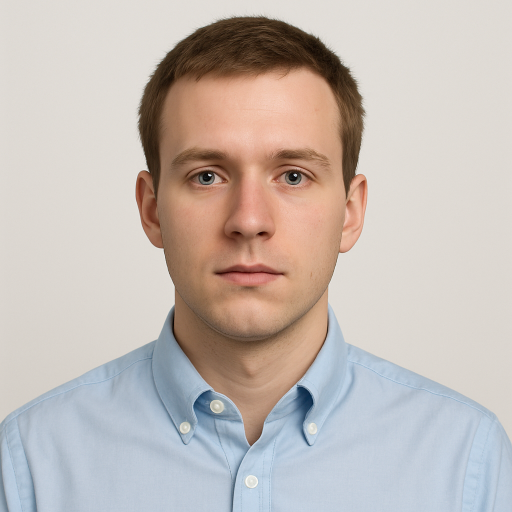
#> input picture src/facerecognition/train/Alex/Alex.png, 1024 x 1024 px (shown at 1/2 size)
$ python recognizer.py
#> lines starting #> are read from the running program, lines starting #| are printed output that depends on the picture
import cv2 #for computer vision tasks
import os #for files and directories
import numpy as np #for array ops in image processing

# Define directories
#python script directory
base_dir = os.path.dirname(os.path.abspath(__file__))
train_dir = os.path.join(base_dir, "train")
test_img_path = os.path.join(base_dir, "test", "test_image.png")

# Load face cascade classifier which analyse and locate image
face_cascade = cv2.CascadeClassifier(cv2.data.haarcascades + 'haarcascade_frontalface_default.xml')

faces = []
labels = []
label_map = {}
label_id = 0

# iterate through train data
for person_name in os.listdir(train_dir):
    person_path = os.path.join(train_dir, person_name)
    if not os.path.isdir(person_path):
        continue

    label_map[label_id] = person_name

    for img_name in os.listdir(person_path):
        img_path = os.path.join(person_path, img_name)
        img = cv2.imread(img_path)
#> img is the input picture: shape (1024, 1024, 3); mean B, G, R 180.9, 186.3, 195.8
        if img is None:
            continue # Skip unreadable images

        gray = cv2.cvtColor(img, cv2.COLOR_BGR2GRAY)
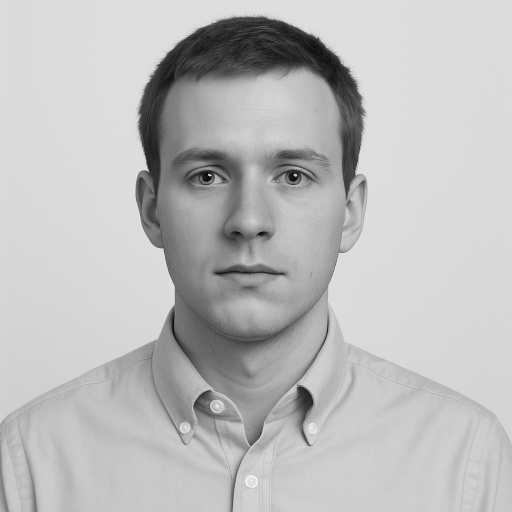
#> gray: shape (1024, 1024) (shown at 1/2 size); min 0, max 254, mean 188.6
        detected = face_cascade.detectMultiScale(gray, 1.1, 5)
#> detected = [[356, 840, 27, 27], [244, 148, 507, 507]]

        for (x, y, w, h) in detected:
            face = gray[y:y+h, x:x+w]
            face = cv2.resize(face, (200, 200))
            faces.append(face)
            labels.append(label_id)
            break # Process only the first detected face per image
#> this loop made 1 pass
#> pass 1, `face = gray[y:y+h, x:x+w]`:
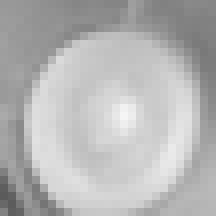
#> face: shape (27, 27) (shown 8 times larger); min 91, max 245, mean 181
#> after the loop, faces = 1 item; labels = [0]
    label_id += 1
#> pass 2 of the loop `for person_name in os.listdir(train_dir):`:
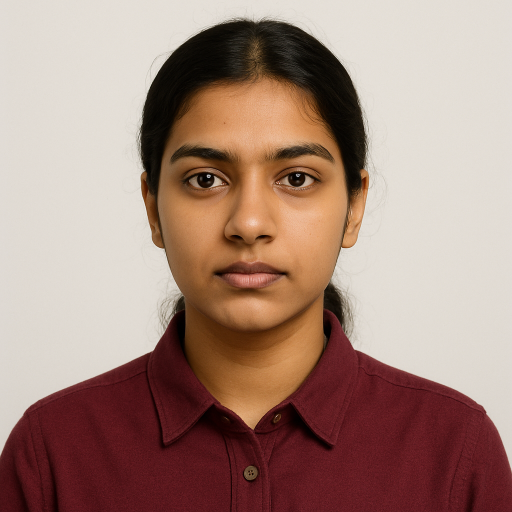
#> input picture src/facerecognition/train/Asha/Asha.png, 1024 x 1024 px (shown at 1/2 size)
#> img is the input picture: shape (1024, 1024, 3); mean B, G, R 124.2, 135.7, 165.2
#> `gray = cv2.cvtColor(img, cv2.COLOR_BGR2GRAY)`:
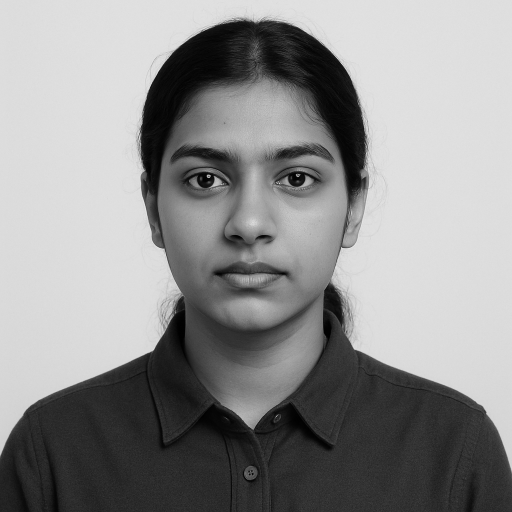
#> gray: shape (1024, 1024) (shown at 1/2 size); min 0, max 253, mean 143.2
#> `detected = face_cascade.detectMultiScale(gray, 1.1, 5)`: detected = [[255, 160, 493, 493]]
#> the loop `for (x, y, w, h) in detected:` made 1 pass
#> pass 1, `face = cv2.resize(face, (200, 200))`:
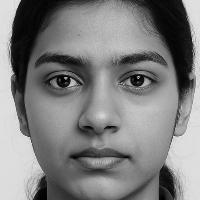
#> face: shape (200, 200); min 0, max 237, mean 127
#> after the loop `for (x, y, w, h) in detected:`: faces = 2 items; labels = [0, 1]
#> pass 3 of the loop `for person_name in os.listdir(train_dir):`:
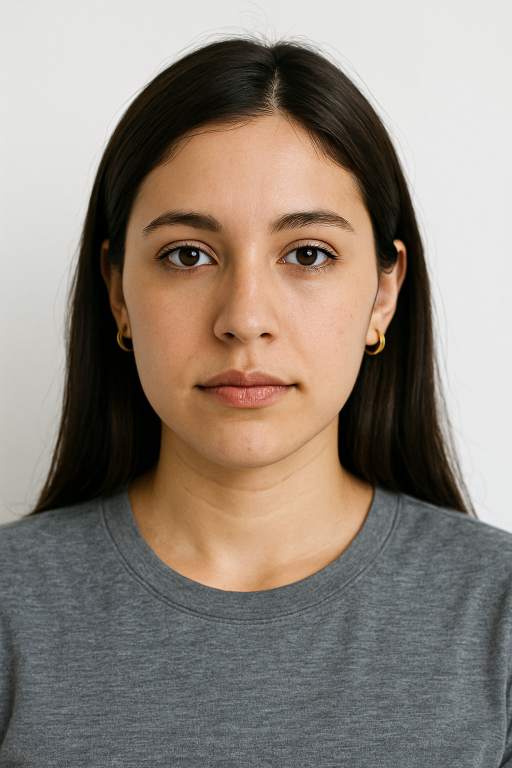
#> input picture src/facerecognition/train/Isabella/Isabella.png, 1024 x 1536 px (shown at 1/2 size)
#> img is the input picture: shape (1536, 1024, 3); mean B, G, R 121.6, 131.8, 142.6
#> `gray = cv2.cvtColor(img, cv2.COLOR_BGR2GRAY)`:
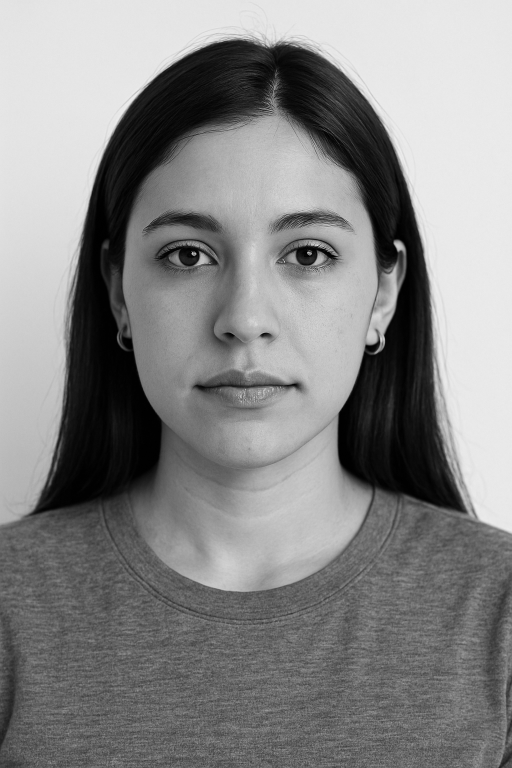
#> gray: shape (1536, 1024) (shown at 1/2 size); min 0, max 255, mean 133.9
#> `detected = face_cascade.detectMultiScale(gray, 1.1, 5)`: detected = [[168, 255, 654, 654]]
#> the loop `for (x, y, w, h) in detected:` made 1 pass
#> pass 1, `face = cv2.resize(face, (200, 200))`:
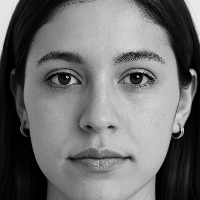
#> face: shape (200, 200); min 0, max 239, mean 110.7
#> after the loop `for (x, y, w, h) in detected:`: faces = 3 items; labels = [0, 1, 2]

# Train the recognizer
recognizer = cv2.face.LBPHFaceRecognizer_create()

if len(faces) > 0:
    recognizer.train(faces, np.array(labels))
else:
    with open("recognized_name.txt", "w") as f:
        f.write("UNKNOWN")
    exit()

# Load and process test image
test_img = cv2.imread(test_img_path)
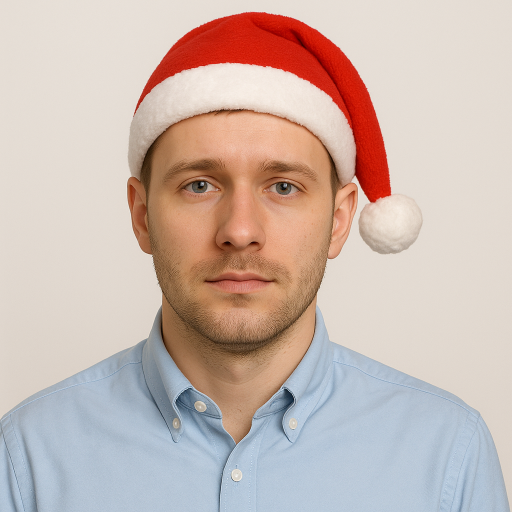
#> input picture src/facerecognition/test/test_image.png, 1024 x 1024 px (shown at 1/2 size)
#> test_img is the input picture: shape (1024, 1024, 3); mean B, G, R 176.4, 184, 202.9
if test_img is None:
    with open("recognized_name.txt", "w") as f:
        f.write("UNKNOWN")
    exit()

gray_test = cv2.cvtColor(test_img, cv2.COLOR_BGR2GRAY)
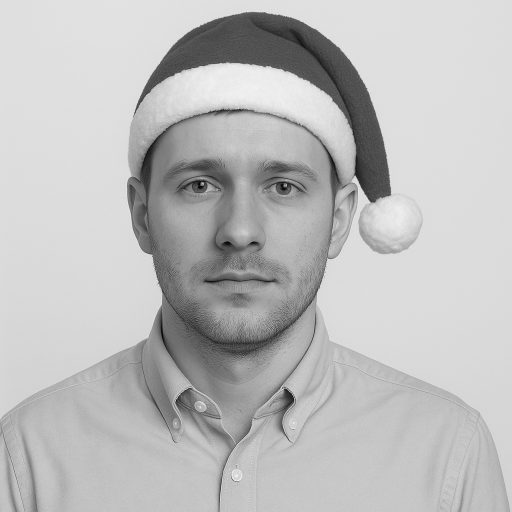
#> gray_test: shape (1024, 1024) (shown at 1/2 size); min 0, max 255, mean 188.8
detected = face_cascade.detectMultiScale(gray_test, 1.1, 5)
#> detected = [[240, 185, 476, 476]]

predicted_name = "UNKNOWN"
CONFIDENCE_THRESHOLD = 50.0

# Perform recognition
for (x, y, w, h) in detected:
    face = gray_test[y:y+h, x:x+w]
    face = cv2.resize(face, (200, 200))

    label, confidence = recognizer.predict(face)

    if confidence < CONFIDENCE_THRESHOLD:
        predicted_name = label_map[label]
    else:
        predicted_name = "UNKNOWN"
    break # Process only the first detected face in test image
else:
    predicted_name = "UNKNOWN"
#> this loop made 1 pass
#> pass 1, `face = gray_test[y:y+h, x:x+w]`:
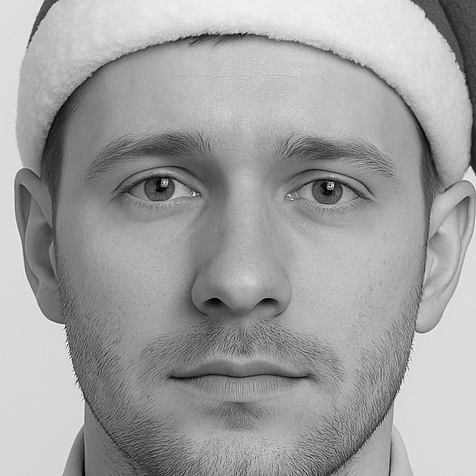
#> face: shape (476, 476); min 0, max 255, mean 161.4
#> pass 1, `face = cv2.resize(face, (200, 200))`:
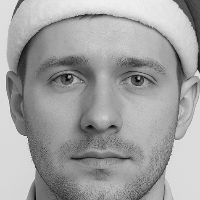
#> face: shape (200, 200); min 2, max 241, mean 161.3

# Save result for C program
with open("recognized_name.txt", "w") as f:
    f.write(predicted_name)

# Only print the final recognition result
print(f"Recognized name: '{predicted_name}'")
#| Recognized name: 'UNKNOWN'
